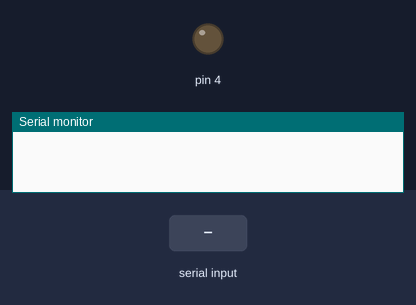
The sketch below on a simulated Arduino Uno, built with avr-gcc and run on an emulated ATmega328P. Shown: output pins drawn as LEDs (lit = HIGH), the last lines printed to the serial monitor. Inputs (shaded band) come from the test bench.

Above: at 1.2 s.
1.3 s: "1" received over Serial
At 2.3 s:
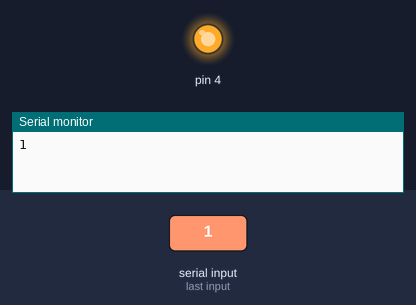
2.8 s: "0" received over Serial
At 3.4 s:
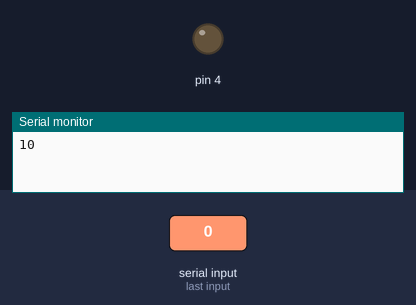
Timing chart, 0 to 5.8 s (numbered marks = the images above; inputs shaded):
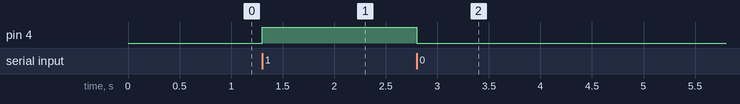

Measured:
- after the input at 1.3 s, pin 4: LOW → HIGH at once
- after the input at 2.8 s, pin 4: HIGH → LOW at once

The sketch:

HC05_Fan.ino
```cpp
char Incoming_value = 0;
void setup() {
  // put your setup code   here, to run once:
Serial.begin(9600);
pinMode(4,OUTPUT);
}

void   loop() {
  // put your main code here, to run repeatedly:
  if (Serial.available()   > 0)
    {
      Incoming_value = Serial.read();
      Serial.print(Incoming_value);
      if (Incoming_value == '1')
        digitalWrite(4,HIGH);
       else if(Incoming_value == '0')
        digitalWrite(4,LOW);
    }
}
```
